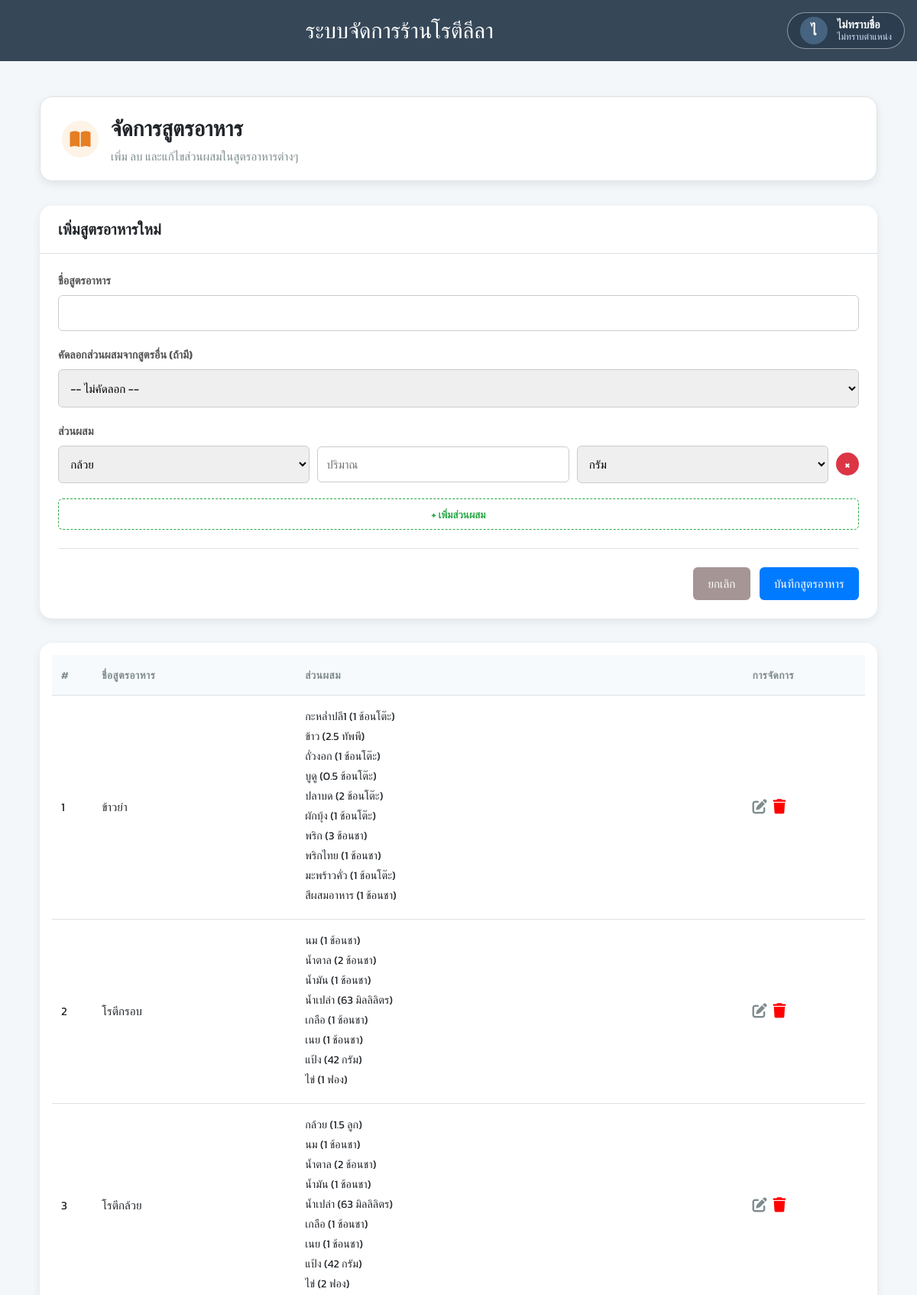
Page /recipe/own.editrecipe.php (upper part) on the committed database.
### tables this page shows
CREATE TABLE `recipes` (
  `Recipes_id` int(3) NOT NULL,
  `Recipes_name` varchar(25) NOT NULL,
  `created_at` datetime NOT NULL DEFAULT current_timestamp(),
  `updated_at` datetime NOT NULL DEFAULT current_timestamp()
);

CREATE TABLE `ingredient` (
  `ingredient_id` int(11) NOT NULL,
  `Recipes_id` int(3) NOT NULL,
  `material_id` int(3) NOT NULL,
  `ingr_quantity` decimal(4,2) NOT NULL,
  `Unit_id` int(3) NOT NULL,
  `created_at` datetime NOT NULL DEFAULT current_timestamp(),
  `updated_at` datetime NOT NULL DEFAULT current_timestamp()
);

CREATE TABLE `material` (
  `material_id` int(3) NOT NULL,
  `material_name` varchar(25) NOT NULL,
  `material_quantity` decimal(7,2) NOT NULL,
  `base_quantity` decimal(10,2) NOT NULL COMMENT 'ปริมาณในหน่วยย่อยที่สุด (กรัม, มล., หน่วย)',
  `base_unit` varchar(10) NOT NULL COMMENT 'หน่วยย่อยที่สุด',
  `expiry_date` date DEFAULT NULL,
  `min_stock` decimal(10,2) DEFAULT NULL,
  `max_stock` decimal(10,2) DEFAULT NULL,
  `price_per_unit` decimal(10,2) DEFAULT NULL,
  `supplier` varchar(100) DEFAULT NULL,
  `Unit_id` int(3) NOT NULL,
  `unit_name` varchar(20) NOT NULL,
  `created_at` datetime NOT NULL DEFAULT current_timestamp(),
  `updated_at` datetime NOT NULL DEFAULT current_timestamp()
);

CREATE TABLE `unit` (
  `Unit_id` int(3) NOT NULL,
  `Unit_name` varchar(25) NOT NULL DEFAULT 'กิโลกรัม'
);

### recipe/own.editrecipe.php (the view, shortened to what this page needs)
<?php
include('../data/db_connect.php');
$conn = new mysqli($servername, $username, $password, $dbname);
$conn->set_charset("utf8");
?>
<!DOCTYPE html>
<html lang="th">
<head>
    <link rel="stylesheet" href="../style/recipe.css?v=<?= time() ?>">
    <link rel="stylesheet" href="../style/navnsidebar.css?v=<?= time() ?>">
    <link rel="stylesheet" href="https://cdnjs.cloudflare.com/ajax/libs/font-awesome/6.5.0/css/all.min.css">
</head>
<body>
<?php include('../layout/navbar.php'); ?>
<div class="main-content">
    <div class="im-header">
        <div class="im-header-left">
            <div class="im-header-icon-wrapper" style="color: #e67e22; background-color: #fdf3e6;">
                <i class="fas fa-book-open"></i>
            </div>
            <div>
                <h1 class="im-title">จัดการสูตรอาหาร</h1>
                <p class="im-desc">เพิ่ม ลบ และแก้ไขส่วนผสมในสูตรอาหารต่างๆ</p>
            </div>
        </div>
    </div>
    <div class="form-section" id="recipeFormSection">
        <div class="form-header">
            <h2 id="form-title">เพิ่มสูตรอาหารใหม่</h2>
        </div>
        <form id="recipeForm" method="POST">
            <div class="form-item"><label for="recipes_name">ชื่อสูตรอาหาร</label><input type="text" id="recipes_name" name="recipes_name" class="form-control" required></div>
            <div class="form-item">
                <label for="baseRecipeSelect">คัดลอกส่วนผสมจากสูตรอื่น (ถ้ามี)</label>
                <select id="baseRecipeSelect" class="form-control" onchange="loadBaseRecipe(this.value)">
                    <option value="">-- ไม่คัดลอก --</option>
                </select>
            </div>
            <div class="form-item">
                <label>ส่วนผสม</label>
                <div id="ingredients-container"></div>
                <button type="button" class="btn-add-row" onclick="addIngredientRow()">+ เพิ่มส่วนผสม</button>
            </div>
<div class="form-actions">
    <button type="button" id="resetBtn" class="btn btn-secondary" onclick="resetForm()">ยกเลิก</button>
    <button type="submit" id="submitBtn" class="btn btn-save">บันทึกสูตรอาหาร</button>
</div>
        </form>
    </div>
    <div class="im-table-wrapper">
        <table class="im-table">
            <thead>
                <tr>
                    <th style="width: 5%;">#</th>
                    <th style="width: 25%;">ชื่อสูตรอาหาร</th>
                    <th>ส่วนผสม</th>
                    <th style="width: 15%;">การจัดการ</th>
                </tr>
            </thead>
            <tbody>
            <?php
            $counter = 1;
            $sql_get_recipes = "SELECT Recipes_id, Recipes_name FROM recipes ORDER BY Recipes_name COLLATE utf8mb4_general_ci";
            $recipes_list = $conn->query($sql_get_recipes);
            if ($recipes_list->num_rows > 0) {
                while ($recipe = $recipes_list->fetch_assoc()) {
                    echo "<tr><td>" . $counter . "</td><td>" . htmlspecialchars($recipe['Recipes_name']) . "</td><td>";
                    $sql_get_ingredients = "SELECT m.material_name, i.ingr_quantity, u.Unit_name FROM ingredient i JOIN material m ON i.material_id = m.material_id JOIN unit u ON i.Unit_id = u.Unit_id WHERE i.Recipes_id = " . $recipe['Recipes_id'] . " ORDER BY m.material_name COLLATE utf8mb4_general_ci";
                    $ingredients_list = $conn->query($sql_get_ingredients);
                    if ($ingredients_list->num_rows > 0) {
                        echo "<ul>";
                        while ($ingr = $ingredients_list->fetch_assoc()) { echo "<li>" . htmlspecialchars($ingr['material_name']) . " (" . rtrim(rtrim(number_format($ingr['ingr_quantity'], 2), '0'), '.') . " " . htmlspecialchars($ingr['Unit_name']) . ")</li>"; }
                        echo "</ul>";
                    } else { echo "<i>(ยังไม่มีส่วนผสม)</i>"; }
                    echo "</td><td><button type='button' class='im-action-btn im-edit' title='แก้ไข' onclick='editRecipe(" . $recipe['Recipes_id'] . ")'><i class='fas fa-edit'></i></button><button type='button' class='im-action-btn im-delete' title='ลบ' onclick='openDeletePopup(" . $recipe['Recipes_id'] . ", \"" . htmlspecialchars(addslashes($recipe['Recipes_name'])) . "\")'><i class='fas fa-trash'></i></button></td></tr>";
                    $counter++;
                }
            } else { echo "<tr><td colspan='4' style='text-align:center;'>ยังไม่มีข้อมูลสูตรอาหาร</td></tr>"; }
            ?>
            </tbody>
        </table>
    </div>
</div>
</body>
</html>

### style/recipe.css (style rules this page uses)
:root { --primary-color: #3498db; --primary-hover: #2980b9; --success-color: #27ae60; --warning-color: #f39c12; --danger-color: #e74c3c; --text-dark: #2c3e50; --text-secondary: #7f8c8d; --text-body: #34495e; --bg-color: #f4f7f9; --panel-bg: #ffffff; --border-color: #e0e6ed; --font-family: 'Kanit', sans-serif; --border-radius-md: 12px; --border-radius-lg: 16px; --shadow: 0 4px 12px rgba(0, 0, 0, 0.08); }
* { box-sizing: border-box; margin: 0; padding: 0; }
body, html { font-family: var(--font-family); background-color: var(--bg-color); color: var(--text-body); }
.main-content { max-width: 1200px; margin: 40px auto 0 auto; padding: 24px; margin-top: 100px; }
.im-header { display: flex; align-items: center; justify-content: space-between; background: var(--panel-bg); border-radius: var(--border-radius-lg); box-shadow: var(--shadow); padding: 20px 28px; border: 1px solid var(--border-color); margin-bottom: 2rem; margin-top: 130px; }
.im-header-left { display: flex; align-items: center; gap: 16px; }
.im-header-icon-wrapper { width: 48px; height: 48px; display: flex; align-items: center; justify-content: center; border-radius: 50%; }
.im-header-icon-wrapper i { font-size: 1.5rem; }
.im-title { font-size: 1.75rem; font-weight: 600; color: var(--text-dark); margin-bottom: 4px; }
.im-desc { color: var(--text-secondary); font-size: 0.95rem; margin: 0; }
.form-section { background: var(--panel-bg); border-radius: var(--border-radius-lg); box-shadow: var(--shadow); margin-bottom: 2rem; overflow: hidden; scroll-margin-top: 100px; }
.form-header { padding: 1rem 1.5rem; border-bottom: 1px solid var(--border-color); }
.form-header h2 { font-size: 1.25rem; color: var(--text-dark); margin: 0; }
#recipeForm { padding: 1.5rem; }
.form-item { margin-bottom: 1.25rem; }
.form-item label { display: block; margin-bottom: 0.5rem; font-weight: 600; color: #555; font-size: 0.9rem; }
.form-control { display: block; width: 100%; padding: 0.7rem; border: 1px solid #ccc; border-radius: 6px; font-size: 0.95rem; transition: border-color 0.2s, box-shadow 0.2s; }
.btn-add-row { background: none; border: 1px dashed var(--success-color); color: var(--success-color); padding: 0.6rem 1.2rem; border-radius: 6px; cursor: pointer; font-weight: 600; width: 100%; margin-top: 10px; transition: background-color 0.2s; }
.form-actions { display: flex; gap: 0.75rem; justify-content: flex-end; margin-top: 1.5rem; padding-top: 1.5rem; border-top: 1px solid var(--border-color); }
.btn { padding: 0.6rem 1.2rem; border: none; border-radius: 6px; cursor: pointer; font-weight: 500; font-size: 0.95rem; transition: all 0.2s; }
.btn-save { background-color: var(--primary-color); color: white; }
.btn-secondary { background-color: #a69595; color: white; }
.fa-trash:before { content: "\f1f8"; color: red; }
.im-table-wrapper { background: var(--panel-bg); border-radius: var(--border-radius-lg); box-shadow: var(--shadow); padding: 1rem; margin-top: 2rem; }
.im-table { width: 100%; border-collapse: collapse; font-size: 0.95rem; }
.im-table th, .im-table td { padding: 1rem 0.75rem; text-align: left; border-bottom: 1px solid var(--border-color); }
.im-table thead th { background: #f7fafc; color: var(--text-secondary); font-size: 0.85rem; font-weight: 600; letter-spacing: 0.5px; text-transform: uppercase; }
.im-table td ul { list-style: none; padding: 0; margin: 0; }
.im-table td ul li { margin-bottom: 4px; font-size: 0.9rem; }
.im-action-btn { background: none; border: none; cursor: pointer; font-size: 1.2rem; margin-right: 8px; color: var(--text-secondary); transition: color 0.2s; }

### style/navnsidebar.css (style rules this page uses)
* { margin: 0; padding: 0; box-sizing: border-box; }
:root { --primary-color: #007bff; --success-color: #28a745; --danger-color: #dc3545; --light-bg: #f8f9fa; --border-color: #dee2e6; --text-dark: #212529; --text-muted: #6c757d; --body-bg: #f4f7f9; }
body { font-family: 'Kanit', sans-serif; background-color: var(--body-bg); min-height: 100vh; padding: 20px; color: var(--text-dark); }
input, button, select, textarea { font-family: 'Kanit', sans-serif; }
.main-content { margin-top: -56px; padding: 2rem; transition: margin-left 0.3s ease; }

### rows in the picture
recipes: Recipes_name "ข้าวยำ"
ingredient: material.material_name "กะหล่ำปลี1", ingr_quantity "1", Unit.Unit_name "ช้อนโต๊ะ"
ingredient: material.material_name "ข้าว", ingr_quantity "2.5", Unit.Unit_name "ทัพพี"
ingredient: material.material_name "ถั่วงอก", ingr_quantity "1", Unit.Unit_name "ช้อนโต๊ะ"
ingredient: material.material_name "บูดู", ingr_quantity "0.5", Unit.Unit_name "ช้อนโต๊ะ"
ingredient: material.material_name "ปลาบด", ingr_quantity "2", Unit.Unit_name "ช้อนโต๊ะ"
ingredient: material.material_name "ผักบุ้ง", ingr_quantity "1", Unit.Unit_name "ช้อนโต๊ะ"
ingredient: material.material_name "พริก", ingr_quantity "3", Unit.Unit_name "ช้อนชา"
ingredient: material.material_name "พริกไทย", ingr_quantity "1", Unit.Unit_name "ช้อนชา"
ingredient: material.material_name "มะพร้าวคั่ว", ingr_quantity "1", Unit.Unit_name "ช้อนโต๊ะ"
ingredient: material.material_name "สีผสมอาหาร", ingr_quantity "1", Unit.Unit_name "ช้อนชา"
recipes: Recipes_name "โรตีกรอบ"
ingredient: material.material_name "นม", ingr_quantity "1", Unit.Unit_name "ช้อนชา"
ingredient: material.material_name "น้ำตาล", ingr_quantity "2", Unit.Unit_name "ช้อนชา"
ingredient: material.material_name "น้ำมัน", ingr_quantity "1", Unit.Unit_name "ช้อนชา"
ingredient: material.material_name "น้ำเปล่า", ingr_quantity "63", Unit.Unit_name "มิลลิลิตร"
ingredient: material.material_name "เกลือ", ingr_quantity "1", Unit.Unit_name "ช้อนชา"
ingredient: material.material_name "เนย", ingr_quantity "1", Unit.Unit_name "ช้อนชา"
ingredient: material.material_name "แป้ง", ingr_quantity "42", Unit.Unit_name "กรัม"
ingredient: material.material_name "ไข่", ingr_quantity "1", Unit.Unit_name "ฟอง"
recipes: Recipes_name "โรตีกล้วย"
ingredient: material.material_name "กล้วย", ingr_quantity "1.5", Unit.Unit_name "ลูก"
ingredient: material.material_name "นม", ingr_quantity "1", Unit.Unit_name "ช้อนชา"
ingredient: material.material_name "น้ำตาล", ingr_quantity "2", Unit.Unit_name "ช้อนชา"
ingredient: material.material_name "น้ำมัน", ingr_quantity "1", Unit.Unit_name "ช้อนชา"
ingredient: material.material_name "น้ำเปล่า", ingr_quantity "63", Unit.Unit_name "มิลลิลิตร"
ingredient: material.material_name "เกลือ", ingr_quantity "1", Unit.Unit_name "ช้อนชา"
ingredient: material.material_name "เนย", ingr_quantity "1", Unit.Unit_name "ช้อนชา"
ingredient: material.material_name "แป้ง", ingr_quantity "42", Unit.Unit_name "กรัม"
ingredient: material.material_name "ไข่", ingr_quantity "2", Unit.Unit_name "ฟอง"

### other values in the picture
$firstChar "ไ"
$username "ไม่ทราบชื่อ"
$roleDisplay "ไม่ทราบตำแหน่ง"
